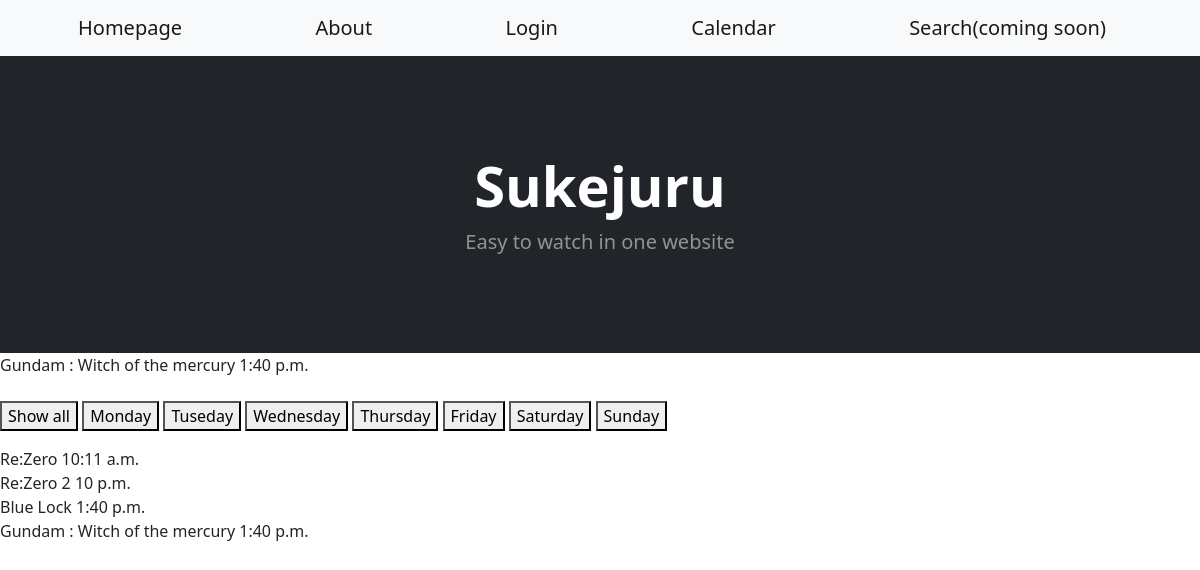
The app's page /calender, older data.
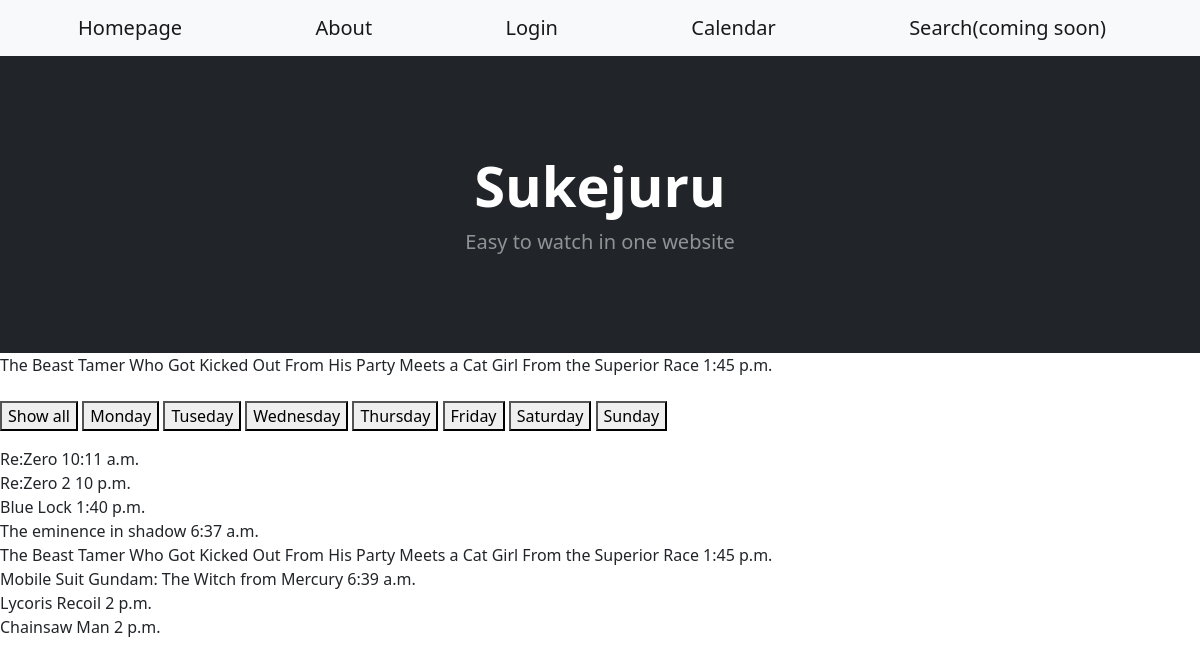
The same page, newer data.
### sekujuru_app/models.py (models this page shows)
class Anime(models.Model):
    anime_id = models.IntegerField(primary_key=True)
    anime_name = models.CharField(max_length=99)
    anime_image = models.CharField(max_length=999, default="https://upload.wikimedia.org/wikipedia/commons/thumb/d/d1/Image_not_available.png/640px-Image_not_available.png")
    description = models.CharField(max_length=999, default="-")
    platform = models.ManyToManyField(AnimePlatform, default=None)
    day = models.ManyToManyField(Day)
    time = models.TimeField()
    genre = models.ManyToManyField(Genre)
    season = models.ManyToManyField(Season)
    rating = models.IntegerField()
    def __str__(self):
        return f'{self.anime_id}: {self.anime_name} {self.description} {self.platform} {self.day} {self.time} {self.genre} {self.season} {self.rating}'

### sekujuru_app/views.py (the view)
# urls.py: path('calender', views.calender_view, name='calender'),
def calender_view(request):
    if request.method == "GET":
        request_day = request.GET.get("day")
        if request_day=="All" or request_day==None:
            anime = Anime.objects.all()
        else:
            anime = Anime.objects.filter(day__name=request_day)
        day_of_week = ['Monday', 'Tuesday', 'Wednesday', 'Thursday', 'Friday', 'Saturday', 'Sunday']
        x = datetime.datetime.today().weekday()
        anime_today = Anime.objects.filter(day__name=day_of_week[x], time__gte=datetime.datetime.now().strftime("%H:%M:%S")).order_by('time').first()
        print(anime_today)
        context = {
            "Anime": anime,
            "Anime_today": anime_today
        }
        return render(request, 'Home/calender.html', context)

### sekujuru_app/templates/Home/calender.html (shortened to what this page needs)
{% load static %}
<link rel="stylesheet" href="{% static 'index/home.css' %}" type = "text/css">
<nav class="navbar navbar-expand-lg navbar-light bg-light">
   <div class="container px-4 px-lg-5">
       <a class="navbar-brand" href="home">Homepage</a>
       <a class="navbar-brand" href="about" >About</a>
       {% if request.user.is_authenticated %}
       <a class="navbar-brand" href="{% url 'logout' %}">Logout</a>
       {% else %}
       <a class="navbar-brand" href="{% url 'login' %}">Login</a>
       {% endif %}
       <a class="navbar-brand" href="calender" >Calendar</a>
       <a class="navbar-brand" href="search" >Search(coming soon)</a>
       </div>
</nav>
<header class="bg-dark py-5">
   <div class="container px-4 px-lg-5 my-5">
       <div class="text-center text-white">
           <h1 class="display-4 fw-bolder">Sukejuru</h1>
           <p class="lead fw-normal text-white-50 mb-0">Easy to watch in one website</p>
       </div>
   </div>
</header>
{{Anime_today.anime_name}}
{{ Anime_today.time }}
<form action="" method="GET">
    <button name="day" type="submit" value="All">Show all</button>
    <button name="day" type="submit" value="Monday">Monday</button>
    <button name="day" type="submit" value="Tuseday">Tuseday</button>
    <button name="day" type="submit" value="Wednesday">Wednesday</button>
    <button name="day" type="submit" value="Thursday">Thursday</button>
    <button name="day" type="submit" value="Friday">Friday</button>
    <button name="day" type="submit" value="Saturday">Saturday</button>
    <button name="day" type="submit" value="Sunday">Sunday</button>
</form>
{% for i in Anime %}
{{ i.anime_name }} {{ i.time }}<br>
{% endfor %}

Row changes from the older to the newer data that the page shows:
removed Anime: anime_name "Gundam : Witch of the mercury", time "1:40 p.m."
added Anime: anime_name "The Beast Tamer Who Got Kicked Out From His Party Meets a Cat Girl From the Superior Race", time "1:45 p.m."
added Anime: anime_name "The eminence in shadow", time "6:37 a.m."
added Anime: anime_name "Mobile Suit Gundam: The Witch from Mercury", time "6:39 a.m."
added Anime: anime_name "Lycoris Recoil", time "2 p.m."
added Anime: anime_name "Chainsaw Man", time "2 p.m."
